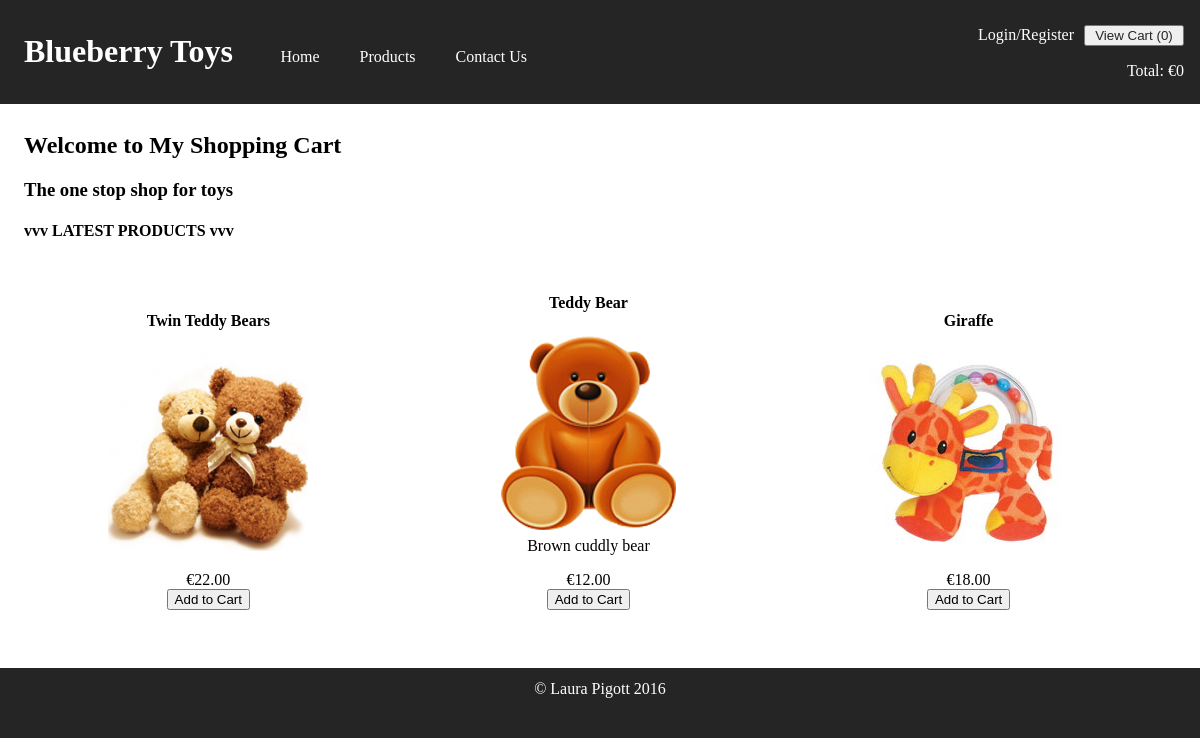
The page /page.php on the database as committed earlier.
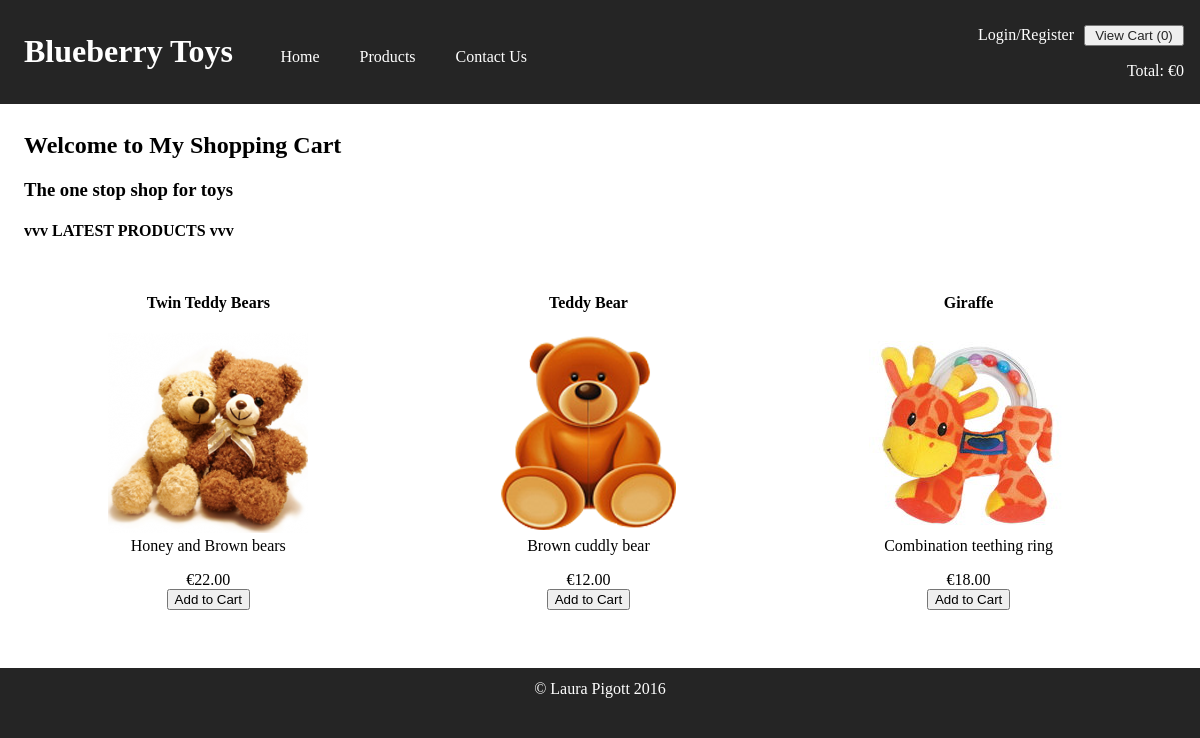
The same page on the database as committed later.
### tables this page shows
CREATE table sProduct (
	id INT(10) AUTO_INCREMENT,
	name VARCHAR(20),
	description VARCHAR(255),
	price DECIMAL(6, 2),
	image VARCHAR(255),
	category INT(10),
	date_added TIMESTAMP DEFAULT CURRENT_TIMESTAMP,
	CONSTRAINT product_fk FOREIGN KEY (category) REFERENCES sCategory(id),
	CONSTRAINT product_pk PRIMARY KEY (id)
);

### includes/classes/ShoppingCart.php (called while the page is built, shortened)
<?php
    class ShoppingCart {
        public function getTotalNumItems(){
            $tempTotal = 0;
            return $tempTotal;
        }
        public function calculateTotal(){
            $tempTotal = 0;
            return $tempTotal;
        }
        public function emptyCart(){
            $this->_items = (object) array();
        }
    }
?>

### includes/classes/Database.php (called while the page is built, shortened)
<?php
    class Database {
        private static $_connection;
        static private function getConnection(){
            if(!isset(self::$_connection)){
                try {
                    self::$_connection = new PDO("mysql:host=" . CONF_DB_HOST . ";dbname=" . CONF_DB_NAME, CONF_DB_USERNAME, CONF_DB_PASSWORD);
                    self::$_connection->setAttribute(PDO::ATTR_ERRMODE, PDO::ERRMODE_EXCEPTION);
                } catch (PDOException $err) {
                    echo "Error - " . $err->getMessage();
                }
            }
            return self::$_connection;
        }
        static public function getProducts($numProducts=10, $category=1, $orderBy="name", $ascDesc="desc"){
            $ascDesc = strtoupper($ascDesc);
            if($category == 1){
                $productsStatement = self::getConnection()->prepare("SELECT * FROM sProduct ORDER BY " . $orderBy . " " . $ascDesc . " LIMIT " . $numProducts . ";");
            } else {
                $productsStatement = self::getConnection()->prepare("SELECT * FROM sProduct WHERE category = :category ORDER BY " . $orderBy . " " . $ascDesc . " LIMIT " . $numProducts . ";");
                $productsStatement->bindParam(":category", $category);
            }
            $productsStatement->execute();
            return $productsStatement->fetchAll(PDO::FETCH_ASSOC);
        }
    }
?>

### includes/pages/home.inc (the view)
<h2>Welcome to My Shopping Cart</h2>
<h3>The one stop shop for toys</h3>
<h4>vvv LATEST PRODUCTS vvv</h4>
<?php
    $latestProducts = Database::getProducts(3, 1, "date_added", "desc");
    foreach ($latestProducts as $product) {
        echo "<div class='latestProductContainer'>";
        echo "<h4>" . $product["name"] . "</h4>";
        echo "<figure>";
        echo "<img src='./images/products/" . $product["image"] . "' alt='" . $product["name"] . "'>";
        echo "<figcaption>" . $product["description"] . "</figcaption>";
        echo "</figure>";
        echo "<div class='price'>€" . $product["price"] . "</div>";
        echo "<button class='addToCart' id=" . $product["id"] . "'>Add to Cart</button>";
        echo "</div>";
    }
?>

### includes/pages/components/header.inc (shortened to what this page needs)
<!DOCTYPE html>
<html lang="en">
<head>
    <link rel="stylesheet" href="./css/styles.css">
</head>
<body>
    <header>
        <h1>
            <a href="?page=home">
                <?php
                echo CONF_COMP_NAME
                ?>
            </a>
        </h1>
        <nav>
            <ul>
                <li><a href="?page=home">Home</a></li>
                <li><a href="?page=products">Products</a>
                </li>
                <li><a href="?page=contact-us">Contact Us</a></li>
            </ul>
        </nav>
        <div>
            <?php
                if(isset($_SESSION["shopping_session"]->userId)){
                    echo "<a href='page.php?page=edit-my-details'>Edit My Details</a>  / ";
                    echo "<a href='page.php?page=view-my-orders'>View My Orders</a>  / ";
                    echo "<a href='page.php?" . $_SERVER["QUERY_STRING"] . "&action=logout'>Logout</a>";
                } else {
                    echo "<a href='page.php?page=login-register'>Login/Register</a>";
                }
            ?>
            <button>
                <a href="?page=shopping-cart">
                    View Cart
                    <?php
                        echo "(<span id='scNumItems'>" . $_SESSION["shopping_session"]->shopping_cart->getTotalNumItems() . "</span>)";
                    ?>
                </a>
            </button>
            <p>
                Total:
                <?php
                    echo "€<span id='scTotal'>" . $_SESSION["shopping_session"]->shopping_cart->calculateTotal() . "</span>";
                ?>
            </p>
        </div>
    </header>

### page.php (shortened to what this page needs)
<?php
    include("./includes/pages/components/header.inc");
?>
<section>
    <?php
        if(isset($_GET["page"])) {
            if ($_GET["page"] == "products") {
                include("./includes/pages/products.inc");
            } else if ($_GET["page"] == "shopping-cart") {
                if(!isset($_GET["action"]) || $_GET["action"] != "place-order") {
                    include("./includes/pages/shopping-cart.inc");
                }
            } else if($_GET["page"] == "delivery-details") {
                if(!isset($_GET["action"]) || $_GET["action"] != "save-delivery-details") {
                    include("./includes/pages/delivery-details.inc");
                }
            } else if($_GET["page"] == "login-register") {
                include("./includes/pages/login-register.inc");
            } else if($_GET["page"] == "contact-us") {
                include("./includes/pages/contact-us.inc");
            } else if($_GET["page"] == "view-my-orders") {
                include("./includes/pages/view-my-orders.inc");
            } else if($_GET["page"] == "edit-my-details") {
                if(!isset($_GET["action"]) || $_GET["action"] != "update-details") {
                    include("./includes/pages/edit-my-details.inc");
                }
            } else {
                include("./includes/pages/home.inc");
            }
        } else {
            include("./includes/pages/home.inc");
        }
    ?>
</section>
<?php
    include("./includes/pages/components/footer.inc");
?>

### includes/pages/components/footer.inc
        <footer>
            <?php
                echo "&copy; Laura Pigott " . date("Y");
            ?>
        </footer>
    </body>
</html>

### css/styles.css (style rules this page uses)
html { overflow-y: scroll; }
html, body, header nav ul { padding: 0; margin: 0; }
header, footer { width: 98%; padding: 1% 2%; max-height: 80px; background-color: #252525; }
body { margin-top: 100px; }
header { position: fixed; top: 0; }
header > * { display: inline-block; }
header h1 { margin-right: 2%; }
header nav ul { display: flex; list-style: none; }
header nav ul li { flex: 1; }
header, header a, footer { color: #FFFFFF; }
header nav ul li a { display: inline-block; padding: 20px; white-space: nowrap; }
header a { text-decoration: none; }
header > div { position: absolute; right: 40px; top: 25px; text-align: right; white-space: nowrap; }
header div button { width: 100px; margin-left: 6px; }
header div button a { color: #252525; }
section { min-height: 420px; padding: 1% 2%; }
footer { text-align: center; bottom: 0; padding: 1%; box-shadow: #252525 0 600px 0 600px; }
.productContainer, .latestProductContainer { display: inline-block; width: 22%; margin: 1% 2% 4% 1%; box-sizing: border-box; text-align: center; }
.latestProductContainer { width: 30%; }

Rows that differ between the two databases and show on the page:
changed sproduct "Twin Teddy Bears": description (not shown) → "Honey and Brown bears"
changed sproduct "Giraffe": description (not shown) → "Combination teething ring"
